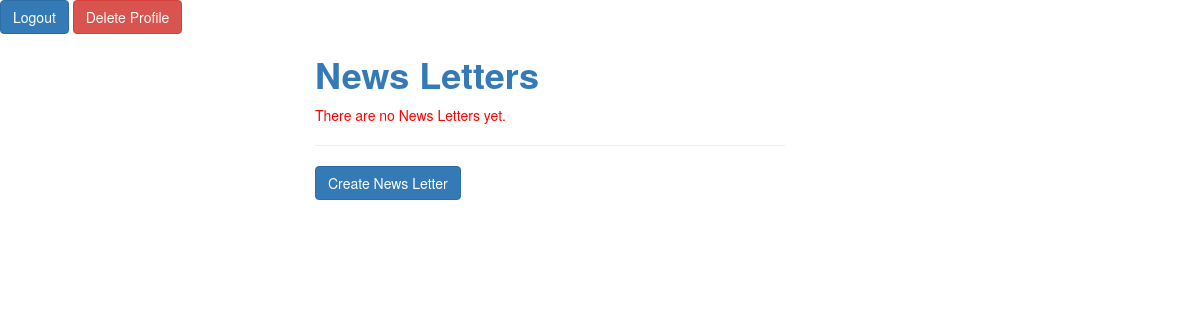
The app's page /landing_page/ (signed in), older data.
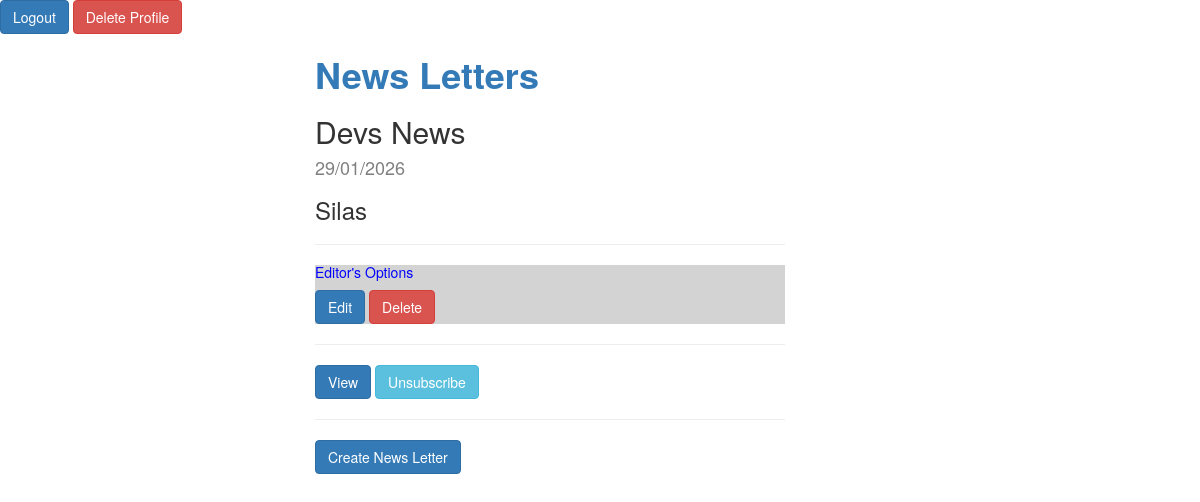
The same page, newer data.
### publishing/models.py (models this page shows)
class Newsletter(models.Model):
    title = models.CharField(max_length=30)
    created_at = models.DateTimeField(auto_now_add=True)
    author = models.ForeignKey(Users, on_delete=models.CASCADE)

class Users(AbstractUser):
    publisher = models.BooleanField(default=False)
    editor = models.BooleanField(default=False)
    journalist = models.BooleanField(default=False)
    def __str__(self):
        return self.username

### publishing/views.py (the view)
# urls.py: path("landing_page/", views.landing_page, name="Landing_Page"),
@login_required
def landing_page(request):
    is_publisher = request.user.groups.filter(name="Publisher").exists()
    context = {
        "is_publisher": is_publisher
    }
    news_letters = Newsletter.objects.all()
    if len(news_letters) == 0:
        context["error"] = "There are no News Letters yet."
        return render(request, "news_letter_view.html", context)
    else:
        subscriptions = Subscriptions.objects.filter(user=request.user)
        subscriptions = [x.news_letter.title for x in subscriptions]
        context["subscriptions"] = subscriptions
        context["news_letters"] = news_letters
        return render(request, "news_letter_view.html", context)

### publishing/templates/news_letter_view.html (shortened to what this page needs)
{% extends 'base.html' %}
{% block heading %}
<a style="color: light blue;">News Letters</a>
{% endblock %}
{% block content %}
    {% if error %}
        <p style="color: red;">{{ error }}</p>
    {% endif %}
    {% if news_letters %}
        {% for news_letter in news_letters %}
            <div>
                <h2>{{ news_letter.title }}</h2>
                <div>
                    <h4 style="color: grey;">{{ news_letter.created_at|date:"d/m/Y" }}</h4>
                </div>
                <div>
                    <h3>{{ news_letter.author }}</h3>
                </div>
                {% if user.editor == True %}
                    <hr>
                    <div style="background-color: lightgrey;">
                        <h5 style="color: blue;">Editor's Options</h5>
                        <a href="{% url 'News_Letter_Edit' title=news_letter.title %}"
                        class="btn btn-primary">Edit</a>
                        <a href="{% url 'News_Letter_Delete' title=news_letter.title %}"
                        class="btn btn-danger">Delete</a>
                    </div>
                {% endif %}
                <hr>
                <div>
                    <a href="{% url 'Article_View' title=news_letter.title %}"
                       class="btn btn-primary">View</a>
                    {% if news_letter.title in subscriptions %}
                        <a href="{% url 'Unsubscribe' title=news_letter.title %}"
                           class="btn btn-info">Unsubscribe</a>
                    {% else %}
                        <a href="{% url 'Subscribe' title=news_letter.title %}"
                           class="btn btn-primary">Subscribe</a>
                    {% endif %}
                </div>
            </div>
        {% endfor %}
    {% endif %}
    {% if is_publisher %}
        <hr>
        <a href="{% url 'News_Letter_Create' %}"
           class="btn btn-primary">Create News Letter</a>
    {% endif %}
{% endblock %}

### publishing/templates/base.html (shortened to what this page needs)
<!DOCTYPE html>
<html lang="en">
<head>
    <link rel="stylesheet" href="https://maxcdn.bootstrapcdn.com/bootstrap/3.4.1/css/bootstrap.min.css">
</head>
<body>
    <header>
        {% if user.is_authenticated %}
            <a href="{% url 'Logout' %}" class="btn btn-primary">Logout</a>
            <a href="{% url 'User_Delete' %}" class="btn btn-danger">Delete Profile</a>
        {% endif %}
    </header>
    <div class="col-md-3"></div>
    <main class="col-md-5">
        <h1><strong>{% block heading %}default heading{% endblock %}</strong></h1>
        {% block content %}{% endblock %}
    </main>
</body>
</html>

Row changes from the older to the newer data that the page shows:
added Newsletter: title "Devs News", created_at "29/01/2026", author "Silas", shows "Unsubscribe"
Text that changed along with them:
{{ error }}: "There are no News Letters yet." → (not shown)
